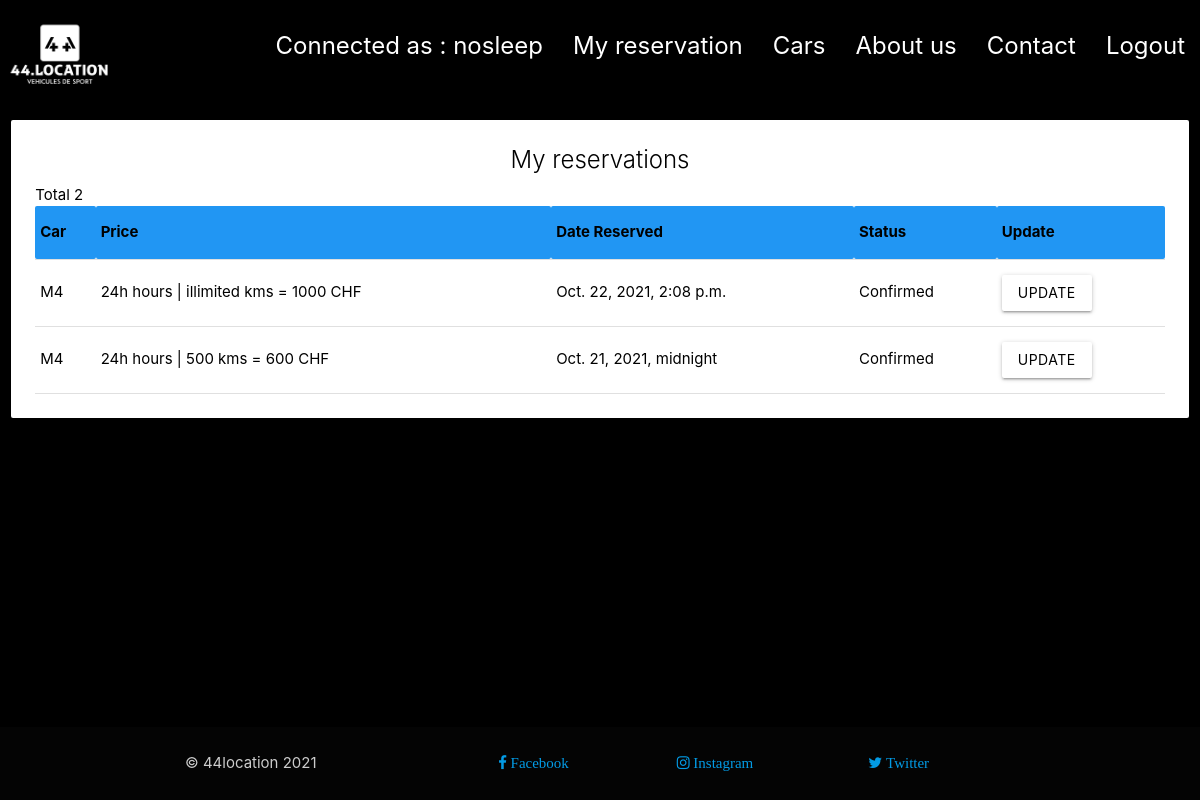
/customer_dashboard/16/ (signed in), run on the app's committed database.
### reservations_management/models.py (models this page shows, shortened)
class Reservation(models.Model):
    customer = models.ForeignKey(Customer, null=True, on_delete=models.SET_NULL)
    car = models.ForeignKey(Car, null=True, on_delete=models.SET_NULL)
    date_created = models.DateTimeField(auto_now_add=True, null=True, blank=True)
    status = models.CharField(max_length=200, null=True, blank=True, choices=STATUS)
    note = models.CharField(max_length=1000, null=True, blank=True)
    date_location_start = models.DateTimeField(default=timezone.now, null=True, blank=True)
    hours_kms_price = models.CharField(max_length=100, null=True, blank=True)
    class Meta:
        ordering = ['date_created']

### cars/models.py (models this page shows, shortened)
class Car(models.Model):
    brand = models.ForeignKey(Brand, on_delete=models.SET_NULL, null=True, blank=True)
    model = models.CharField(max_length=200)
    max_speed = models.CharField(max_length=200)
    description = models.TextField()
    car_image1 = models.ImageField(null=True, blank=True)
    car_image2 = models.ImageField(null=True, blank=True)
    car_image3 = models.ImageField(null=True, blank=True)
    car_image4 = models.ImageField(null=True, blank=True)
    buy_date = models.DateField(null=True, blank=True)
    transmission = models.CharField(max_length=200, null=True, blank=True)
    carburant = models.CharField(max_length=200, null=True, blank=True)
    consumption = models.CharField(max_length=200, null=True, blank=True)
    price_categories = models.ManyToManyField('Price_category', through='Price', blank=True)
    def __str__(self):
        return self.model

### login_settings/decorators.py (the view)
        def wrapper_func(request, *args, **kwargs):
            group = None
            if request.user.groups.exists():
                group = request.user.groups.all()[0].name
            if group in allowed_roles:
                return view_func(request, *args, **kwargs)
            else:
                return HttpResponse('You are not authorized to view this page')

### customer/views.py (called while the page is built)
@login_required(login_url='login')
@allowed_user(allowed_roles=['customer'])
def customer_dashboard(request, customer_pk):
    customer = Customer.objects.get(id=customer_pk)
    reservations = customer.reservation_set.all().order_by('-date_created')
    reservation_count = reservations.count()
    myFilter = ReservationFilter(request.GET, queryset=reservations)
    reservations = myFilter.qs
    context = {'customer': customer, 'reservations': reservations, 'reservation_count': reservation_count,
               'myFilter': myFilter}
    return render(request, 'customer/customer_dashboard.html', context)

### customer/templates/customer/customer_dashboard.html
{% extends 'home/header.html' %}
{% load static %}
{% block content %}
<div class="row">
    <div class="col s12 m12 l12 xl12">
      <div class="card white black-text darken-4">
        <div class="card-content">
            <span class="card-title center">My reservations</span>
            <p>Total {{reservation_count}}</p>
            <table class="table responsive-table highlight">
                <thead class="blue">
                    <tr>
                        <th>Car</th>
                        <th>Price</th>
                        <th>Date Reserved</th>
                        <th>Status</th>
                        <th>Update</th>
                    </tr>
                </thead>
                <tbody>
                    {% for reservation in reservations %}
                        <tr>
                            <td>{{reservation.car}}</td>
                            <td>{{reservation.hours_kms_price}}</td>
                            <td>{{reservation.date_location_start}}</td>
                            <td>{{reservation.status}}</td>
  <td><a class="btn white black-text waves-effect waves-green" href="{% url 'customer:update_reservation_from_customer_1' reservation_pk=reservation.pk %}">Update</a></td>
                        </tr>
                    {% endfor %}
                </tbody>
            </table>
        </div>
      </div>
    </div>
</div>
{% endblock %}

### home/templates/home/includes/navbar.html (shortened to what this page needs)
{% load active_link_tags %}
{% load static %}
<div class="navbar-fixed">
  <nav>
  <div class="nav-wrapper ">
    <a href="/" class="brand-logo"><img src="{% static '/images/logo-44location.png' %}" id="logo"></a>
      <ul class="right hide-on-med-and-down">
        {% if user.is_authenticated and not request.user.is_staff  %}
          {% url 'customer:user_settings' request.user.customer.id as url %}
          <li class="{% if request.path == url %}my_custom_active_link{% endif %}"><a href="{{url}}" >Connected as :  {{user.username}}</a></li>
          {% url 'customer:customer_dashboard' request.user.customer.pk as url %}
          <li class="{% if request.path == url %}my_custom_active_link{% endif %}"><a href="{{url}}" class="{% active_link 'customer:customer_dashboard'  'my_custom_active_link' strict=True %}">My reservation</a></li>
          {% url 'cars:all_cars' as url %}
          <li class="{% if request.path == url %}my_custom_active_link{% endif %}"><a href="{{url}}">Cars</a></li>
          {% url 'home:about_us' as url %}
          <li class="{% if request.path == url %}my_custom_active_link{% endif %}"><a href="{{url}}">About us</a></li>
          {% url 'home:contact_us' as url %}
          <li class="{% if request.path == url %}my_custom_active_link{% endif %}"><a href="{{url}}">Contact</a></li>
          <li class="{% active_link 'logout' 'my_custom_active_link' %}"><a href="{% url 'logout' %}">Logout</a></li>
        {% endif %}
    </ul>
  </div>
  </nav>
</div>

### static/css/my_custom.css (style rules this page uses)
html { font-size: 15px; height: 100%; }
body { background: black; display: flex; min-height: 100vh; flex-direction: column; }
nav ul a { font-size: x-large; margin-top: 14px; }
nav a { font-size: x-large; margin-top: 14px; }
nav .nav-wrapper { font-size: x-large; background: black !important; height: 100px !important; }
#logo { width: 120px; height: 70px; padding-top: 0px; margin-top:6px; margin-left: 300px border: 2px solid white; border-radius: 5px; }
p { font-size: 15px; }

### data on the page
Reservation: car "M4", hours_kms_price "24h hours | illimited kms = 1000 CHF", date_location_start "Oct. 22, 2021, 2:08 p.m.", status "Confirmed"
Reservation: car "M4", hours_kms_price "24h hours | 500 kms = 600 CHF", date_location_start "Oct. 21, 2021, midnight", status "Confirmed"

### other printed values
{{ user.username }} "nosleep"
{{ reservation_count }} "2"
